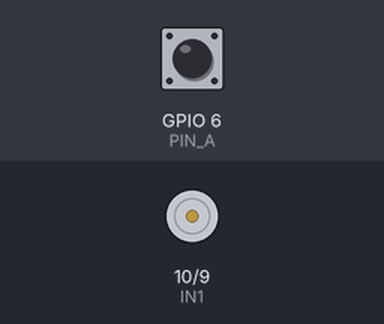
Bench run of a sketch on a simulated ESP32-S3. Parts: motor-driver pin pairs drawn as motors (green arrow = first pin HIGH = forward, orange = second pin HIGH = backward, longer = more drive). The inputs (shaded band) are chosen by the test bench; at power-on: GPIO 6 (PIN_A) HIGH. What the sketch prints to the serial monitor is not drawn.

Above: at 0.1 s.
At 1.15 s:
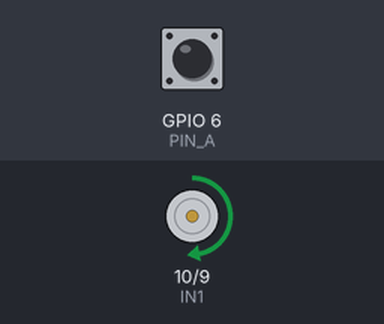
Timing chart, 0 to 2.8 s (numbered marks = the images above):
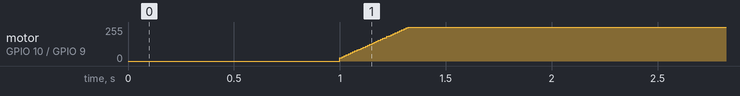

The sketch:

PI_Filtrado_10ms_Fallido.ino
```cpp
#include <Arduino.h>

// --- Configuración de Pines ---
const int IN1 = 10;
const int IN2 = 9;
const int PIN_A = 6;
const int PIN_B = 7;

// --- Configuración PWM ---
const int FREQ_HZ    = 5000;
const int RESOLUCION = 8;

// --- Configuración Encoder ---
const float CPR          = 70.0;
const int   INTERVALO_MS = 10;   // Ts = 0.01s (Mismo que usamos en MATLAB)

// --- Variables de Estado del Sistema ---
volatile long conteo = 0;
unsigned long tiempoAnterior = 0;

// --- Parámetros del Filtro Paso Bajo ---
float rpmFiltrada = 0;
const float alpha = 0.2;

// --- Parámetros del Controlador PI ---
float setpoint = 800.0;  // Velocidad deseada en RPM
float u_prev = 0;        // u[n-1]
float e_prev = 0;        // e[n-1]

// Coeficientes de MATLAB escalados por el factor f=4.45
const float f  = 0.5;
const float b0 = 0.0628 * f;
const float b1 = -0.0446 * f;

// ──────────────────────────────────────────
void IRAM_ATTR isrEncoder() {
  if (digitalRead(PIN_B) == HIGH) conteo++;
  else                            conteo--;
}

// ──────────────────────────────────────────
float calcularRPM(float dt) {
  static long conteoAnterior = 0;
  long snapshot;
  noInterrupts();
    snapshot = conteo;
  interrupts();
  long delta = snapshot - conteoAnterior;
  float rpm = (delta / CPR) * (60.0 / dt);
  conteoAnterior = snapshot;
  return rpm;
}

// ──────────────────────────────────────────
void adelante(int velocidad) {
  ledcWrite(IN1, constrain(velocidad, 0, 255));
  ledcWrite(IN2, 0);
}

void frenar() {
  ledcWrite(IN1, 0);
  ledcWrite(IN2, 0);
}

// ──────────────────────────────────────────
void setup() {
  Serial.begin(115200);
  ledcAttach(IN1, FREQ_HZ, RESOLUCION);
  ledcAttach(IN2, FREQ_HZ, RESOLUCION);
  frenar();

  pinMode(PIN_A, INPUT_PULLUP);
  pinMode(PIN_B, INPUT_PULLUP);
  attachInterrupt(digitalPinToInterrupt(PIN_A), isrEncoder, RISING);

  delay(1000);
  Serial.println("Control PI Iniciado...");
}

// ──────────────────────────────────────────
void loop() {
  unsigned long ahora = millis();

  if (ahora - tiempoAnterior >= INTERVALO_MS) {
    float dt = (ahora - tiempoAnterior) / 1000.0;
    tiempoAnterior = ahora;

    // 1. Obtener medida y filtrar (RETROALIMENTACIÓN)
    float rpmMedida = calcularRPM(dt);
    rpmFiltrada = ( (1.0 - alpha) * rpmFiltrada ) + ( alpha * rpmMedida );

    // 2. Calcular Error actual: e[n]
    float e_now = setpoint - rpmFiltrada;

    // 3. ECUACIÓN EN DIFERENCIAS (CONTROLADOR)
    // u[n] = u[n-1] + b0*e[n] + b1*e[n-1]
    float u_now = u_prev + (b0 * e_now) + (b1 * e_prev);

    // 4. Saturación y Anti-Windup implícito
    if (u_now > 255) u_now = 255;
    if (u_now < 0)   u_now = 0;

    // 5. Actuar sobre el motor (SALIDA)
    adelante((int)u_now);

    // 6. Actualizar estados para el siguiente ciclo
    u_prev = u_now;
    e_prev = e_now;

    // 7. Monitorización para Serial Plotter
    Serial.print("Setpoint:");    Serial.print(setpoint);    Serial.print(",");
    Serial.print("RPM_Filtrada:"); Serial.print(rpmFiltrada); Serial.print(",");
    Serial.print("PWM:");         Serial.println(u_now);
  }
}
```

Measured:
- by itself, motor on GPIO 10 (IN1) / GPIO 9 (IN2): moves from stopped to forward 255/255 over 0.32 s
